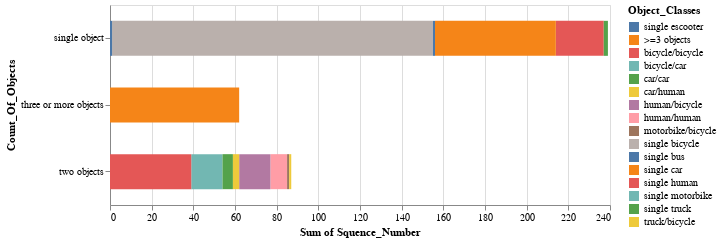

Notebook source saved alongside this figure:
### Code cell
alt.Chart(df).mark_bar(size=35).encode(
    x='sum(Squence_Number)',
    y='Count_Of_Objects',
    color='Object_Classes'
).properties(width=500,
    height=200)

### Figure 1 — Vega-Lite specification as saved in the notebook (floating-point values rounded to 4 significant figures)
{"config": {"view": {"continuousWidth": 400, "continuousHeight": 300}}, "data": {"name": "data-2dfdc5d634fffa8495e5882c6d7b2fc1"}, "mark": {"type": "bar", "size": 35}, "encoding": {"color": {"type": "nominal", "field": "Object_Classes"}, "x": {"type": "quantitative", "aggregate": "sum", "field": "Squence_Number"}, "y": {"type": "nominal", "field": "Count_Of_Objects"}}, "height": 200, "width": 500, "$schema": "https://vega.github.io/schema/vega-lite/v4.8.1.json", "datasets": {"data-2dfdc5d634fffa8495e5882c6d7b2fc1": [{"Squence_Number": 23, "Object_Classes": "single human", "Count_Of_Objects": "single object"}, {"Squence_Number": 154, "Object_Classes": "single bicycle", "Count_Of_Objects": "single object"}, {"Squence_Number": 58, "Object_Classes": "single car", "Count_Of_Objects": "single object"}, {"Squence_Number": 2, "Object_Classes": "single truck", "Count_Of_Objects": "single object"}, {"Squence_Number": 1, "Object_Classes": " single escooter", "Count_Of_Objects": "single object"}, {"Squence_Number": 0, "Object_Classes": "single motorbike", "Count_Of_Objects": "single object"}, {"Squence_Number": 1, "Object_Classes": "single bus", "Count_Of_Objects": "single object"}, {"Squence_Number": 8, "Object_Classes": "human/human", "Count_Of_Objects": "two objects"}, {"Squence_Number": 15, "Object_Classes": "human/bicycle", "Count_Of_Objects": "two objects"}, {"Squence_Number": 15, "Object_Classes": "bicycle/car", "Count_Of_Objects": "two objects"}, {"Squence_Number": 39, "Object_Classes": "bicycle/bicycle", "Count_Of_Objects": "two objects"}, {"Squence_Number": 5, "Object_Classes": "car/car", "Count_Of_Objects": "two objects"}, {"Squence_Number": 3, "Object_Classes": "car/human", "Count_Of_Objects": "two objects"}, {"Squence_Number": 1, "Object_Classes": "motorbike/bicycle", "Count_Of_Objects": "two objects"}, {"Squence_Number": 1, "Object_Classes": "truck/bicycle", "Count_Of_Objects": "two objects"}, {"Squence_Number": 62, "Object_Classes": ">=3 objects", "Count_Of_Objects": "three or more objects"}]}}
